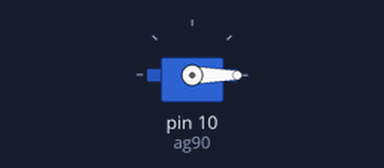
Simulated run of this sketch. Board: Arduino Uno, built with avr-gcc and run on an emulated ATmega328P. Parts: servo.

Above: at 0.55 s.
Timing chart, 0 to 5.1 s (numbered marks = the images above):
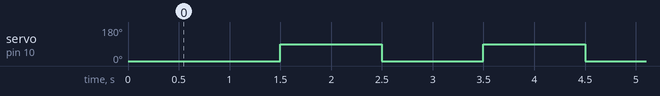

Measured:
- by itself, servo on pin 10 (ag90): alternates 90° for 1.0 s and 0° for 1.0 s

The sketch:

servo_kontrol.ino
```cpp
#include <Servo.h>
Servo ag90;


void setup() {
  ag90.attach(10);
  ag90.write(0);
  delay(500);
}

void loop() {
ag90.write (0);
delay(1000);
ag90.write(90);
delay(1000);
}
```
